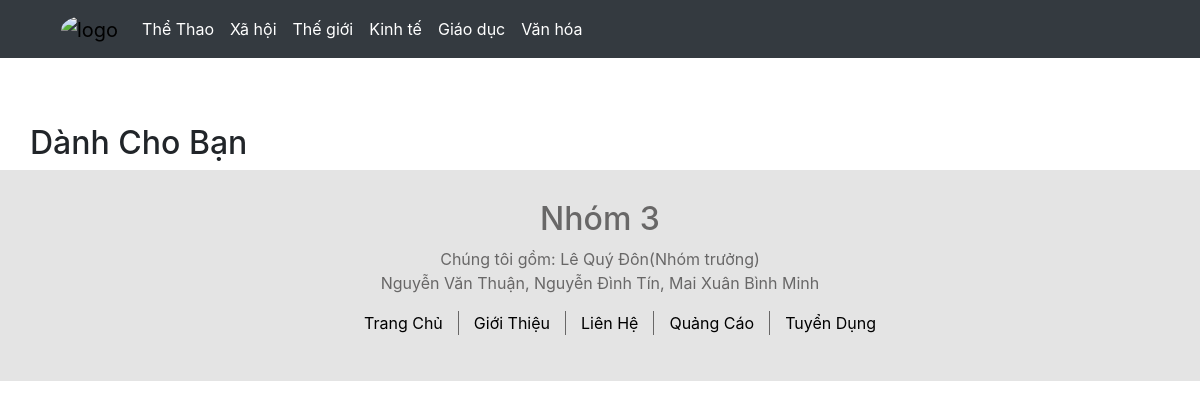
Screenshot of /polls/list/5 with the database file from the repository.
### polls/models.py (models this page shows)
class Theloai(models.Model):
    id = models.AutoField(primary_key=True)
    ten_the_loai=models.CharField(max_length=200)

### polls/views.py (the view)
# urls.py: path('list/<int:loai_id>',views.viewlisttintuc,name="list"),
def viewlisttintuc(request, loai_id):
    listtt=Theloai.objects.get(pk=loai_id)
    listloai=Theloai.objects.all()
    return render(request,"polls/loaitintuc.html",{"tintuc":listtt,"listloai":listloai})

### polls/templates/polls/loaitintuc.html (shortened to what this page needs)
 {% extends 'polls/base.html' %}
 {% block content %}
  <header>
        <div class="container-fluid bg-dark menu ">
            <div class="container ">
                <nav class="navbar navbar-expand-sm bg-dark navbar-dark ">
                    <a class="navbar-brand" href="{% url 'index' %}">
                        <img src="https://image.freepik.com/free-vector/newspaper-logo_10250-2347.jpg" alt="logo" class="logo">
                    </a>
                    <ul class="navbar-nav">
                       {% for item in listloai %}
                       <li class="nav-item">
                        <a class="nav-link text-white" href="{% url 'list' item.id %}">{{item.ten_the_loai}}</a>
                        <li>
                        {% endfor %}
                    </ul>
                </nav>
            </div>
        </div>
    </header>
 <br>
 <main>
    <div class="container">
            <div class="row"><h2>Dành Cho Bạn</h2></div>
        </div>
 </main>
 <footer >
        <div class="container-fluid ">
           <div class="container">
               <h2>Nhóm 3</h2>
               <p> Chúng tôi gồm: Lê Quý Đôn(Nhóm trưởng) <br> Nguyễn Văn Thuận, Nguyễn Đình Tín, Mai Xuân Bình Minh </p>
               <ul>
                    <li class="link" style="border: 0;"><a href="">Trang Chủ</a></li>
                    <li class="link"><a href="">Giới Thiệu</a></li>
                    <li class="link"><a href="">Liên Hệ</a></li>
                    <li class="link"><a href="">Quảng Cáo</a></li>
                    <li class="link"><a href="">Tuyển Dụng</a></li>
               </ul>
           </div>
        </div>
   </footer>
 {% endblock %}

### polls/templates/polls/loaitintuc.html (style rules this page uses)
.menu { position: fixed; z-index: 1; top: 0; }
img { object-fit: cover; }
img.logo { width: 40px; height: 40px; border-radius: 50%; }
main { margin-top: 50px; }
a { color: black !important; }
footer { padding: 30px; color: rgb(104, 103, 103); background-color: rgb(228, 228, 228); text-align: center; }
ul { display: flex; justify-content: center; }
li.link { margin: 0; padding: 0px 15px; border-left: 1px solid; list-style: none; }

### rows the page displays
Theloai: ten_the_loai "Thể Thao"
Theloai: ten_the_loai "Xã hội"
Theloai: ten_the_loai "Thế giới"
Theloai: ten_the_loai "Kinh tế"
Theloai: ten_the_loai "Giáo dục"
Theloai: ten_the_loai "Văn hóa"
